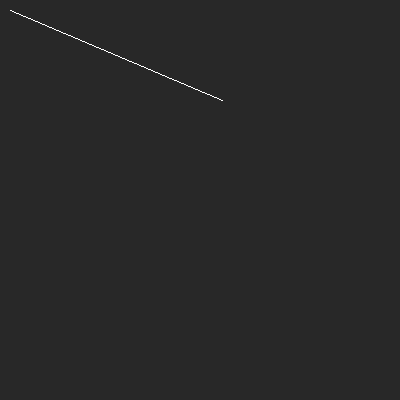
Frame 1 (no input)
Frame 60 (the mouse pressed at the canvas centre just before this capture): identical to frame 1, image omitted
Frame 120 (the mouse held since frame 60 and released just before this capture): identical to frame 1, image omitted

The Processing sketch that drew this single still picture (run headless with seeded random() and noise(); from frame 60 on, the mouse is pressed at the canvas centre):

// Processing sketch: sketch_2_1
// ── sketch_2_1.pde
// Vertex Class
class CVertex {
  int x;
  int y;
  CVertex() { x=0; y=0; } 
  void draw() {
    set(x, y, color(255));
  }
}

CVertex v0;
CVertex v1;

void setup() {
  size(400, 400);
  background(40); 
  v0=new CVertex(); v0.x=10;  v0.y=10;
  v1=new CVertex(); v1.x=222; v1.y=100;
}

void draw() {
      background(40);
      int dx = v1.x - v0.x; // Δx の計算
      int dy = v1.y - v0.y; // Δyの計算
      // float e = 0.0; // e1
      int E = -dx;
      int x, y; // 塗りつぶすピクセル．両方とも整数(int)になっている．

      x = v0.x;  // 始点
      y = v0.y;

      // 始点から終点まで稜線を描く
      for( ; x <= v1.x; x = x+1 ) {
            set(x, y, color(255));
            // e = e + (float)dy/dx; // e に dy/dx を蓄積していく．
            E = E + 2 * dy;

            // if( e >= 0.5 ) {
            if (E >= 0) {
                  y = y + 1;
                  // e = e - 1;
                  E = E - 2 * dx;
            }
      }
}
